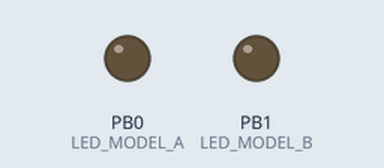
Recording of a sketch running on a simulated ATtiny85, built with avr-gcc and run on an emulated ATtiny85. Shown: output pins drawn as LEDs (lit = HIGH). At 4.7 s the program stops and its outputs stay as they are.

Above: at 0.1 s.
At 2.7 s:
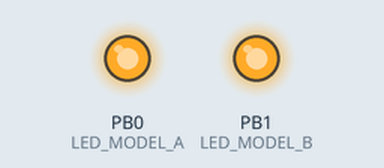
Timing chart, 0 to 4.2 s (numbered marks = the images above):
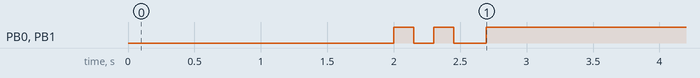

Measured:
- by itself, PB0 (LED_MODEL_A), PB1 (LED_MODEL_B): goes HIGH 0.15 s, LOW 0.15 s, HIGH 0.15 s, LOW 0.24 s, then HIGH

The sketch:

digispark_wallet.ino
```cpp
/**
 * AppsMiners ATtiny85 Cold Wallet USB Hardware Key
 *
 * Flashing Instructions:
 * 1. Open Arduino IDE.
 * 2. Go to File -> Preferences -> Additional Boards Manager URLs and add:
 *    http://drazzy.com/package_drazzy.com_index.json
 *    (or http://digistump.com/package_digistump_index.json)
 * 3. Go to Tools -> Board -> Board Manager and install "Digistump AVR Boards".
 * 4. Select Board: "Digispark (Default - 16.5mhz)".
 * 5. Compile and hit Upload. When prompted, insert the ATtiny85 into the USB port.
 */

#include "DigiKeyboard.h"

// Unique cryptographic hardware signature key for AppsMiners
const char* walletKey = "AppsMiners-ATTINY85-ColdWallet-KEY-7f8a9c2b4d6e";

// LED indicator pins
const int LED_MODEL_A = 0; // Model A built-in LED
const int LED_MODEL_B = 1; // Model B built-in LED

void setup() {
  pinMode(LED_MODEL_A, OUTPUT);
  pinMode(LED_MODEL_B, OUTPUT);
}

void loop() {
  // Wait 2 seconds for USB HID keyboard drivers to initialize on host
  DigiKeyboard.delay(2000);

  // Blink LEDs twice to indicate connection & initialization
  for (int i = 0; i < 2; i++) {
    digitalWrite(LED_MODEL_A, HIGH);
    digitalWrite(LED_MODEL_B, HIGH);
    DigiKeyboard.delay(150);
    digitalWrite(LED_MODEL_A, LOW);
    digitalWrite(LED_MODEL_B, LOW);
    DigiKeyboard.delay(150);
  }

  // Focus text field and type the hardware authorization signature key
  DigiKeyboard.print(walletKey);

  // Press Enter key to submit the signature for verification
  DigiKeyboard.sendKeyStroke(KEY_ENTER);

  // Hold LEDs on solid to indicate successful key typing
  digitalWrite(LED_MODEL_A, HIGH);
  digitalWrite(LED_MODEL_B, HIGH);

  // Enter sleep mode to prevent typing repeatedly
  while (true) {
    DigiKeyboard.delay(1000);
  }
}
```
